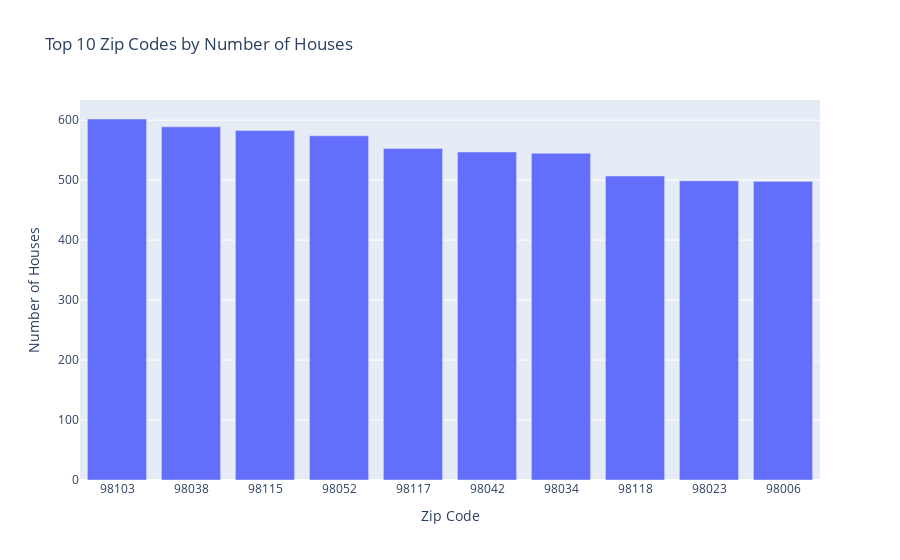

Notebook source saved alongside this figure:
### Markdown cell above
### Top 10 Zip Codes by Number of Houses

### Code cell
# Count the number of houses for zip code 
df_houses_zip = df_houses['zip'].value_counts()

# Convert the series to a DataFrame for plotting
df_houses_zip = df_houses_zip.reset_index()
df_houses_zip.columns = ['zip', 'number_of_houses']
df_houses_zip = df_houses_zip.astype({'zip': str})


# Create a bar chart
fig_country = px.bar(df_houses_zip.head(10), # Limit to top 10 zips for clarity
                     x='zip',
                     y='number_of_houses',
                     title='Top 10 Zip Codes by Number of Houses',
                     labels={'number_of_houses':'Number of Houses', 'zip':'Zip Code'})

# Show the plot
fig_country.show()

### Figure 1 — Plotly figure (JSON) as saved in the notebook; plotly's stock layout.template omitted (floating-point values rounded to 4 significant figures)
{"data": [{"alignmentgroup": "True", "hovertemplate": "Zip Code=%{x}<br>Number of Houses=%{y}<extra></extra>", "legendgroup": "", "marker": {"color": "#636efa", "pattern": {"shape": ""}}, "name": "", "offsetgroup": "", "orientation": "v", "showlegend": false, "textposition": "auto", "type": "bar", "x": ["98103", "98038", "98115", "98052", "98117", "98042", "98034", "98118", "98023", "98006"], "xaxis": "x", "y": [602, 589, 583, 574, 553, 547, 545, 507, 499, 498], "yaxis": "y"}], "layout": {"barmode": "relative", "legend": {"tracegroupgap": 0}, "title": {"text": "Top 10 Zip Codes by Number of Houses"}, "xaxis": {"anchor": "y", "domain": [0, 1], "title": {"text": "Zip Code"}}, "yaxis": {"anchor": "x", "domain": [0, 1], "title": {"text": "Number of Houses"}}}}
